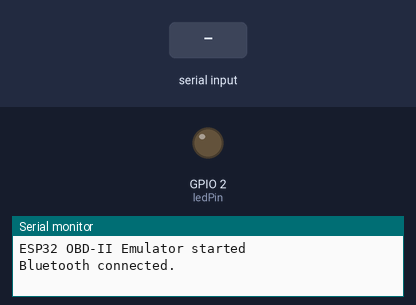
Bench run of a sketch on a simulated ESP32. Shown: output pins drawn as LEDs (lit = HIGH), the last lines printed to the serial monitor. Inputs (shaded band) come from the test bench. Nothing arrives over Bluetooth unless stated.

Above: at 1.2 s.
1.3 s: "010C\n" received over the second serial link
At 1.9 s:
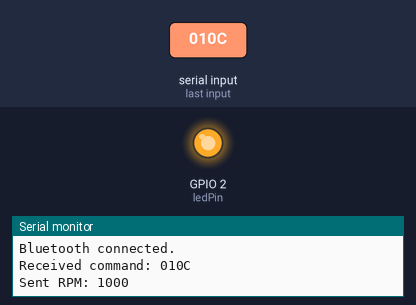
4.3 s: "0105\n" received over the second serial link
7.3 s: "010F\n" received over the second serial link
Timing chart, 0 to 16.3 s (numbered marks = the images above; inputs shaded):
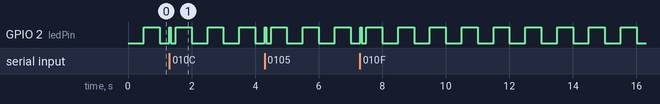

The sketch:

ESP32_Fake_OBD_V2.ino
```cpp
#include "BluetoothSerial.h"

BluetoothSerial SerialBT;

int rpm = 0;
int maxRPM = 8000;
int rpmIncrement = 500;

unsigned long previousMillis = 0;
const long interval = 500;  // update

const int ledPin = 2;
bool isConnected = false;

// coolant temperature simulation
int coolantTemp = 0;
const int maxCoolantTemp = 110;
const int coolantIncrement = 1;
// air temperature simulation
int airTemp = 0;
const int maxAirTemp = 40;
const int airIncrement = 1;

String padHex(int value) {
  String hexString = String(value, HEX);
  if (hexString.length() < 2) {
    hexString = "0" + hexString;  // add zero padding
  }
  return hexString;
}

void setup() {
  Serial.begin(115200);
  SerialBT.begin("OBD2_Fake");
  Serial.println("ESP32 OBD-II Emulator started");
  pinMode(ledPin, OUTPUT);
}

void loop() {
  static unsigned long lastCommandCheck = 0;
  unsigned long currentMillis = millis();  // Get current time

  // Update simulation every 500ms
  if (currentMillis - previousMillis >= interval) {
    previousMillis = currentMillis;
    rpm += rpmIncrement;
    coolantTemp += coolantIncrement;
    airTemp += airIncrement;

    // Reset values if they exceed their max
    if (rpm > maxRPM) {
      rpm = 0;
    }
    if (coolantTemp > maxCoolantTemp) {
      coolantTemp = 0;
    }
    if (airTemp > maxAirTemp) {
      airTemp = 0;
    }
  }

  // Check if a Bluetooth client is connected
  if (SerialBT.hasClient()) {
    if (!isConnected) {
      isConnected = true;  // Update connection status
      digitalWrite(ledPin, LOW);  // Turn off LED when connected
      Serial.println("Bluetooth connected.");
    }

    // Check for incoming data from the Android app
    if (currentMillis - lastCommandCheck >= 100) { // Check for commands every 100 ms
      lastCommandCheck = currentMillis;
      if (SerialBT.available()) {
        String command = SerialBT.readStringUntil('\n');  // Read command from Bluetooth
        command.trim();  // Remove any leading/trailing whitespace
        Serial.println("Received command: " + command);

        // Indicate data reception by blinking the LED once
        blinkOnce();

        // Respond to specific OBD-II commands
        if (command == "010C") {
          int scaledRPM = rpm * 4;  // OBD-II scaling
          int A = scaledRPM / 256;   // first byte of the RPM response
          int B = scaledRPM % 256;   // second byte of the RPM response
          String response = "41 0C " + padHex(A) + " " + padHex(B) + " >";
          SerialBT.println(response);  // Send simulated RPM response
          Serial.println("Sent RPM: " + String(rpm));
        }
        else if (command == "0105") {  // Coolant temperature request
          String response = "41 05 " + padHex(coolantTemp) + " >";
          SerialBT.println(response);  // Send simulated coolant temp response
          Serial.println("Sent Coolant Temperature: " + String(coolantTemp));
        }
        else if (command == "010F") {  // Air temperature request
          String response = "41 0F " + padHex(airTemp) + " >";
          SerialBT.println(response);  // Send simulated air temp response
          Serial.println("Sent Air Temperature: " + String(airTemp));
        }
        else if (command == "ATZ" || command == "ATE0" || command == "ATL0") {  // Handle AT commands
          SerialBT.println("OK >");
        }
        else {  // For any other unrecognized command
          SerialBT.println("ERROR >");
        }
      }
    }
  } else {
    // Handle Bluetooth disconnected state
    if (isConnected) {
      isConnected = false;
      Serial.println("Bluetooth disconnected.");
      digitalWrite(ledPin, HIGH);  // Turn on LED when disconnected
    }
  }

  // Blink LED when disconnected
  blinkLed(currentMillis);
}

// Blink the LED once when data is received
void blinkOnce() {
  digitalWrite(ledPin, HIGH);
  delay(50);
  digitalWrite(ledPin, LOW);
}

// Blink the LED when disconnected (blink every 500ms)
void blinkLed(unsigned long currentMillis) {
  static unsigned long previousBlinkMillis = 0;
  const long blinkInterval = 500;

  if (currentMillis - previousBlinkMillis >= blinkInterval) {
    previousBlinkMillis = currentMillis;
    digitalWrite(ledPin, !digitalRead(ledPin));
  }
}
```
